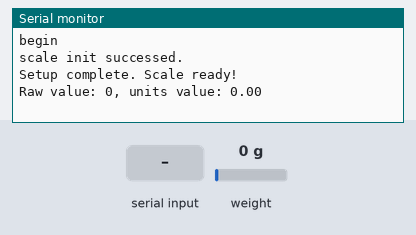
This sketch was run on a simulated Arduino Uno, built with avr-gcc and run on an emulated ATmega328P. On the bench: the last lines printed to the serial monitor. The inputs (shaded band) are chosen by the test bench; at power-on: weight on the scale 0 g.

Above: at 2.2 s.
2.3 s: "cal 150\n" received over Serial
At 4.2 s:
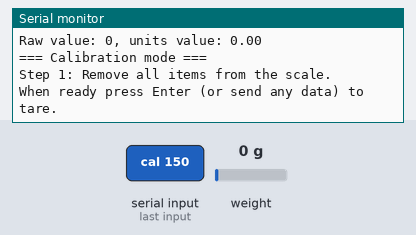
4.9 s: "cal 1\n" received over Serial
At 7.0 s:
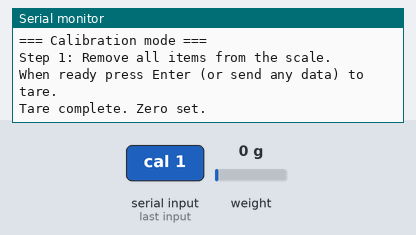
8.1 s: "cal\n" received over Serial
At 8.8 s:
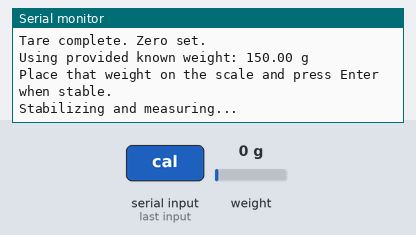

The sketch:

ardu_scale_sample.ino
```cpp
#include "HX711.h"

#define DT  2 // Data pin connects to Digital 2
#define SCK 3 // Clock pin connects to digital 3

HX711 scale;

// Helper: read a line from Serial (non-blocking timeout)
String readSerialLine(unsigned long timeoutMs = 20000)
{
    unsigned long start = millis();
    String        s     = "";
    while (millis() - start < timeoutMs)
    {
        while (Serial.available())
        {
            char c = Serial.read();
            if (c == '\r')
                continue;
            if (c == '\n')
            {
                s.trim();
                if (s.length() > 0)
                    return s;
                // otherwise keep waiting for some input
            }
            else
            {
                s += c;
            }
        }
        // short yield to avoid locking up
        delay(10);
    }
    s.trim();
    return s; // may be empty on timeout
}

// Calibration routine; if knownWeight <= 0 interactive prompt will ask for it
// (default 100g)
void calibrate(float knownWeight = 0.0)
{
    Serial.println();
    Serial.println("=== Calibration mode ===");
    Serial.println("Step 1: Remove all items from the scale.");
    Serial.println("When ready press Enter (or send any data) to tare.");

    // wait for user confirmation (or timeout)
    readSerialLine(60000); // give user up to 60s

    // Tare (zero) the scale
    scale.tare();
    Serial.println("Tare complete. Zero set.");
    long rawTare = scale.read_average(20);

    // If a weight was provided in the command, use it. Otherwise ask.
    if (knownWeight <= 0.0)
    {
        Serial.println("Step 2: Place a known weight on the scale.");
        Serial.println("Send the weight in grams (e.g. 100) and press Enter, "
                       "or just press Enter to use default 100g:");
        String line = readSerialLine(60000);
        if (line.length() > 0)
        {
            float v = line.toFloat();
            if (v > 0.0)
            {
                knownWeight = v;
            }
            else
            {
                Serial.println("Invalid number received; using default 100 g");
                knownWeight = 100.0;
            }
        }
        else
        {
            Serial.println("No value received; using default 100 g");
            knownWeight = 100.0;
        }
    }
    else
    {
        Serial.print("Using provided known weight: ");
        Serial.print(knownWeight);
        Serial.println(" g");
        Serial.println(
            "Place that weight on the scale and press Enter when stable.");
        readSerialLine(60000);
    }

    Serial.println("Stabilizing and measuring...");
    delay(1000);

    if (!scale.is_ready())
    {
        Serial.println("Scale not ready; aborting calibration.");
        return;
    }

    // Read an averaged raw value
    long raw = scale.read_average(20);

    if (knownWeight <= 0.0)
        knownWeight = 100.0; // fallback safety

    // scale factor such that weight (grams) = raw / scale_factor
    float newScale = (float)(raw - rawTare) / knownWeight;

    // Apply the new scale factor
    scale.set_scale(newScale);

    Serial.println("Calibration complete.");
    Serial.print("Known weight (g): ");
    Serial.println(knownWeight);
    Serial.print("Raw averaged reading: ");
    Serial.println(raw);
    Serial.print("New scale factor (use in set_scale()): ");
    Serial.println(newScale, 6);
    Serial.println("For persistent calibration, copy this value into your "
                   "sketch and upload it.");
    Serial.println("Exiting calibration mode.");
    Serial.println();
}

void setup()
{
    Serial.begin(115200);
    Serial.println("begin");
    scale.begin(DT, SCK);

    int i = 0;
    while (true)
    {
        ++i;
        if (scale.is_ready())
            break;
        if (i == 10)
            Serial.println("scale init failed after 10 times.");
        delay(1000);
    }
    Serial.println("scale init successed.");

    // Reset the scale to 0
    scale.tare();

    // Calibration factor will be the (reading) / (known weight)
    // Adjust this calibration factor as needed
    scale.set_scale(398.f); // this value is obtained by calibrating the scale
                            // with known weights
    if (scale.is_ready())
    {
        Serial.println("Setup complete. Scale ready!");
    }
}

void loop()
{
    // Handle incoming serial commands
    if (Serial.available())
    {
        String cmd =
            readSerialLine(50); // quick read; may be empty if only newline
        if (cmd.length() > 0)
        {
            cmd.trim();
            // if command starts with "cal" optionally followed by a number
            if (cmd.startsWith("cal"))
            {
                float providedWeight = 0.0;
                // try to parse an argument after a space: "cal 150"
                int sp = cmd.indexOf(' ');
                if (sp > 0)
                {
                    String arg = cmd.substring(sp + 1);
                    arg.trim();
                    if (arg.length() > 0)
                    {
                        providedWeight = arg.toFloat();
                        if (providedWeight <= 0.0)
                            providedWeight = 0.0; // treat invalid as none
                    }
                }
                calibrate(providedWeight);
            }
            else
            {
                Serial.print("Unknown command: ");
                Serial.println(cmd);
                Serial.println("Available commands: cal, cal <grams>");
            }
        }
    }

    // Regular reporting
    if (scale.is_ready())
    {
        Serial.print("Raw value: ");
        Serial.print(scale.read());
        Serial.print(", units value: ");
        Serial.println(scale.get_units(1));
    }
    delay(1000);
}
```

Measured:
- after the input at 2.3 s, the serial monitor: prints a new line after 1.1 s (image 1)
- after the input at 4.9 s, the serial monitor: prints a new line after 1.0 s (image 2)
- after the input at 8.1 s, the serial monitor: prints a new line at once (image 3)
